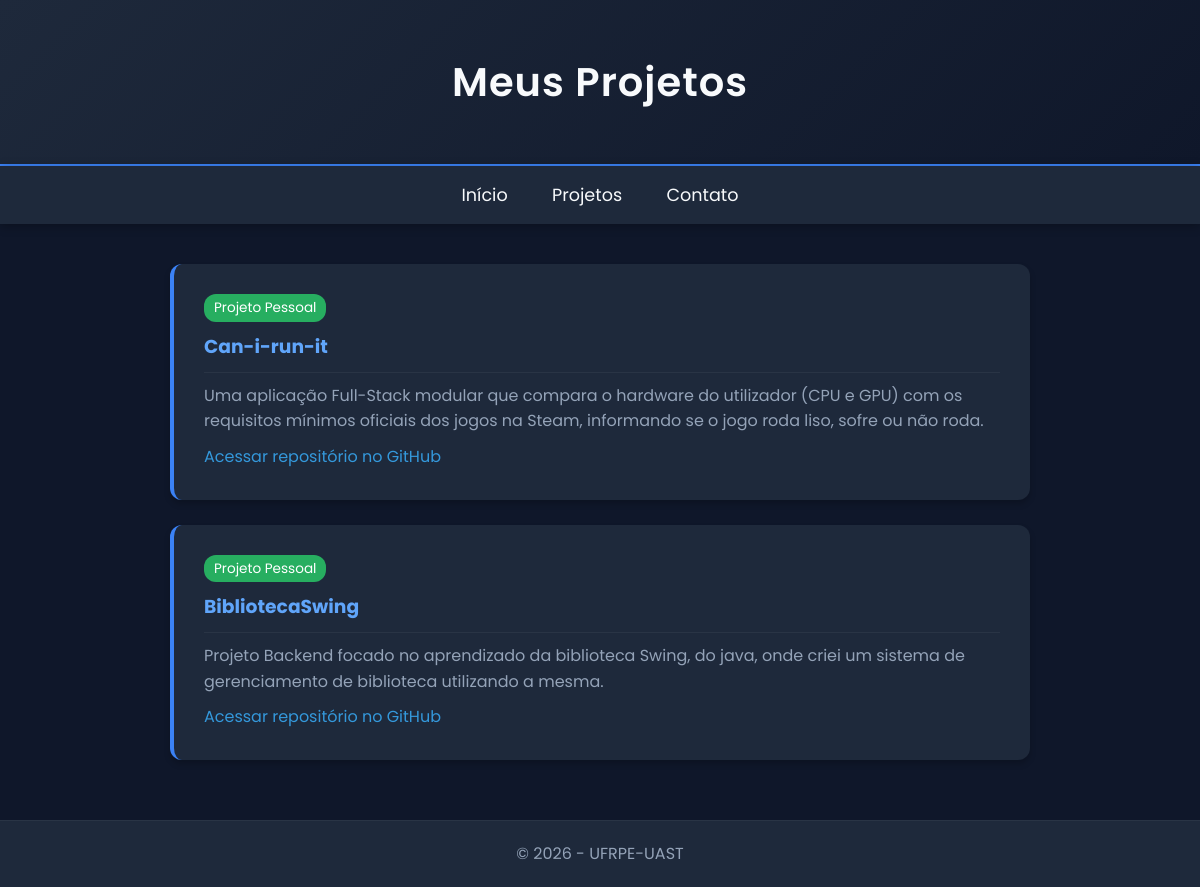
Page /portfolio/projetos/ on the committed database.
### portfolio/models.py (models this page shows, shortened)
class Projeto(models.Model):
    TIPO_CHOICES = (
        ('Pessoal', 'Projeto Pessoal'),
        ('Disciplina', 'Projeto de Disciplina'),
    )
    tipo = models.CharField(max_length=20, choices=TIPO_CHOICES)
    nome = models.CharField(max_length=150)
    descricao = models.TextField()
    link_git = models.URLField()

### portfolio/views.py (the view)
# urls.py: path('projetos/', views.projetos, name='projetos'),
def projetos(request):
    projetos_lista = Projeto.objects.all()
    return render(request, 'portfolio/projetos.html', {'projetos': projetos_lista})

### portfolio/templates/portfolio/projetos.html (shortened to what this page needs)
{% extends "core/base.html" %}
{% block header_title %}Meus Projetos{% endblock %}
{% block content %}
    {% for projeto in projetos %}
    <div class="projeto-card" style="background: white; padding: 25px; margin-bottom: 20px; border-radius: 8px; box-shadow: 0 2px 4px rgba(0,0,0,0.1); border-left: 4px solid #3498db;">
        <span style="display: inline-block; padding: 3px 10px; border-radius: 12px; font-size: 0.85em; color: white; margin-bottom: 10px; background-color: {% if projeto.tipo == 'Pessoal' %}#27ae60{% else %}#e67e22{% endif %};">
            {{ projeto.get_tipo_display }}
        </span>
        <h3 style="color: #2c3e50; margin-bottom: 10px;">{{ projeto.nome }}</h3>
        <p style="color: #555; margin-bottom: 10px;">{{ projeto.descricao }}</p>
        <a href="{{ projeto.link_git }}" target="_blank" style="color: #3498db; text-decoration: none;">Acessar repositório no GitHub</a>
    </div>
    {% empty %}
        <p style="text-align: center;">Nenhum projeto cadastrado. Adicione projetos no painel Admin.</p>
    {% endfor %}
{% endblock %}

### rows in the picture
Projeto: tipo "Projeto Pessoal", nome "Can-i-run-it", descricao "Uma aplicação Full-Stack modular que compara o hardware do utilizador (CPU e GPU) com os requisitos mínimos oficiais dos jogos na Steam, informando se o jogo roda liso, sofre ou não roda."
Projeto: tipo "Projeto Pessoal", nome "BibliotecaSwing", descricao "Projeto Backend focado no aprendizado da biblioteca Swing, do java, onde criei um sistema de gerenciamento de biblioteca utilizando a mesma."
